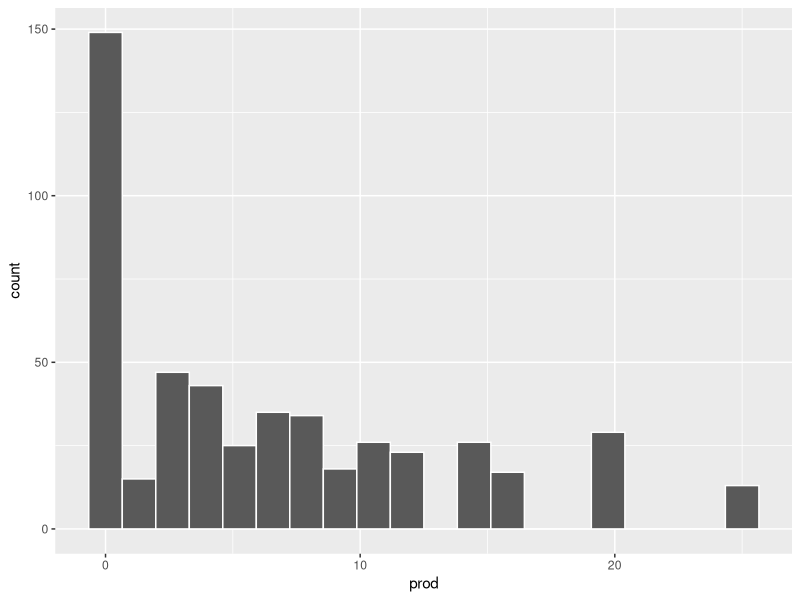
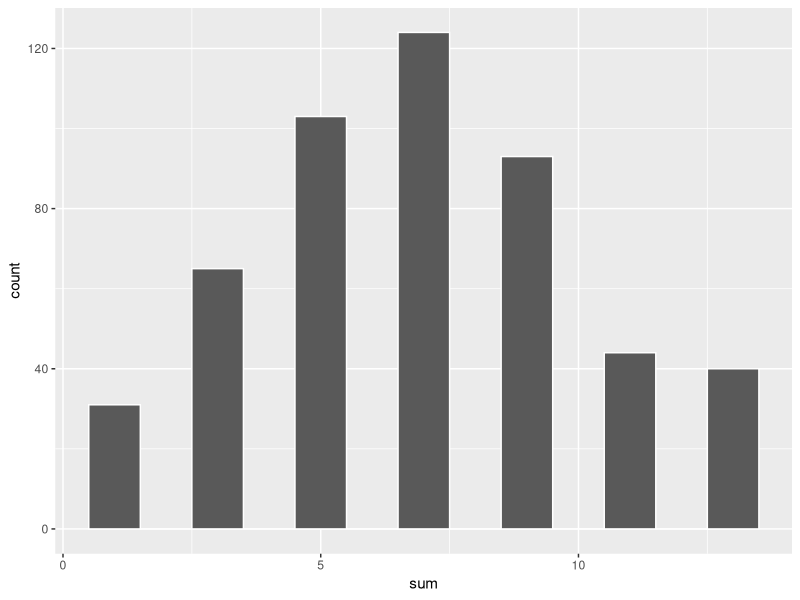

Generate these figures, in order, with R:
## ---- chunk 1
knitr::opts_chunk$set(echo = TRUE)
library(tidyverse)
## ---- chunk 2
distrib1 <- data.frame(
  X = 0:3,
  Prob = c('1/8', '3/8', '3/8', '1/8')
)

print(distrib1, print.gap = 2)
## ---- chunk 3
box1 = 0:5

prod(sample(box1, size = 2, replace = TRUE))
## ---- chunk 4
simulations = replicate(
  n = 500,
  expr = prod(sample(box1, size = 2, replace = TRUE))
)

data.frame(prod = simulations) |>
  ggplot(aes(x = prod)) + 
  geom_histogram(bins = 20, color = "white")
## ---- chunk 5
box1 = c(0, 2, 4, 6)
box2 = c(1, 3, 5, 7)

sum(sample(box1, 1, replace = TRUE) + sample(box2, 1, replace = TRUE))
## ---- chunk 6
simulations = replicate(
  n = 500,
  expr = {
    sum(sample(box1, 1, replace = TRUE) + sample(box2, 1, replace = TRUE))
  }
)

data.frame(sum = simulations) |>
  ggplot(aes(x = sum)) + 
  geom_histogram(binwidth = 1, color = "white")
